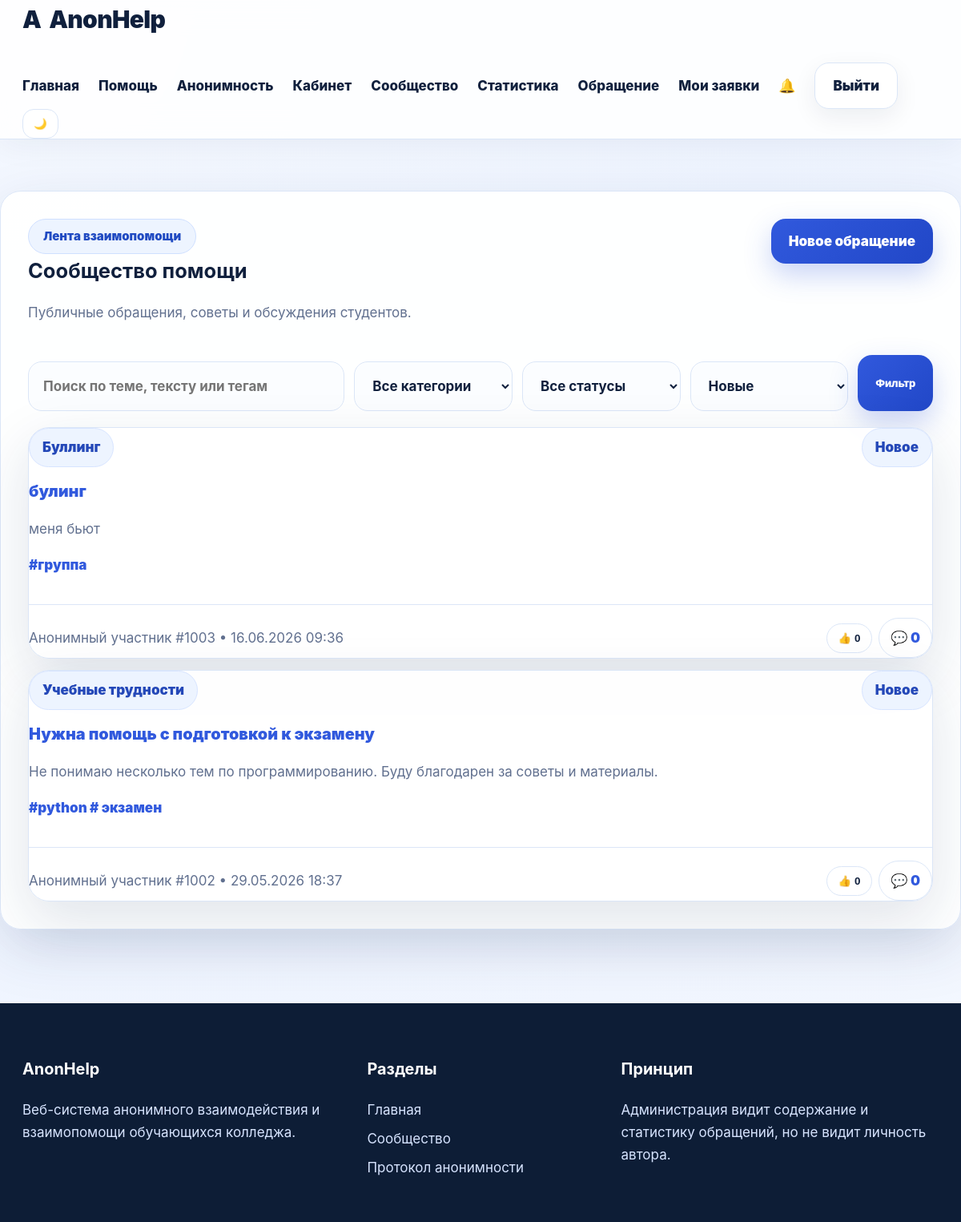
Page /feed (signed in) on the committed database.
### app.py (models this page shows)
class Appeal(db.Model):
    id = db.Column(db.Integer, primary_key=True)
    title = db.Column(db.String(180), nullable=False)
    category = db.Column(db.String(80), nullable=False)
    message = db.Column(db.Text, nullable=False)
    tags = db.Column(db.String(180), nullable=True)
    is_anonymous = db.Column(db.Boolean, default=True)
    is_public = db.Column(db.Boolean, default=True)
    status = db.Column(db.String(30), default='Новое')
    priority = db.Column(db.String(30), default='Обычная')
    admin_comment = db.Column(db.Text, nullable=True)
    support_count = db.Column(db.Integer, default=0)
    reports_count = db.Column(db.Integer, default=0)
    created_at = db.Column(db.DateTime, default=datetime.utcnow)
    updated_at = db.Column(db.DateTime, default=datetime.utcnow, onupdate=datetime.utcnow)
    user_id = db.Column(db.Integer, db.ForeignKey('user.id'), nullable=True)
    comments = db.relationship('Comment', backref='appeal', lazy=True, cascade='all, delete-orphan')

### app.py (the view)
@app.route('/feed')
@login_required
def feed():
    category=request.args.get('category',''); status=request.args.get('status',''); q=request.args.get('q','').strip(); sort=request.args.get('sort','new')
    query=Appeal.query.filter_by(is_public=True)
    if category: query=query.filter_by(category=category)
    if status: query=query.filter_by(status=status)
    if q: query=query.filter((Appeal.title.contains(q)) | (Appeal.message.contains(q)) | (Appeal.tags.contains(q)))
    if sort == 'popular': query=query.order_by(Appeal.support_count.desc(), Appeal.created_at.desc())
    elif sort == 'urgent': query=query.order_by(Appeal.priority.desc(), Appeal.created_at.desc())
    else: query=query.order_by(Appeal.created_at.desc())
    return render_template('feed.html', appeals=query.all(), selected_category=category, selected_status=status, q=q, sort=sort)

### app.py (called while the page is built)
def anonymous_label(user_id=None, role='student'):
    if role == 'admin':
        return 'Модератор AnonHelp'
    if not user_id:
        return 'Анонимный студент'
    return f'Анонимный участник #{1000 + int(user_id)}'

def current_user():
    uid = session.get('user_id')
    return User.query.get(uid) if uid else None

@app.context_processor
def inject_globals():
    user = current_user()
    unread = Notification.query.filter_by(user_id=user.id, is_read=False).count() if user else 0
    return {'current_user': user, 'categories': CATEGORIES, 'statuses': STATUSES, 'priorities': PRIORITIES, 'unread_count': unread, 'anonymous_label': anonymous_label}

def login_required(fn):
    @wraps(fn)
    def wrapper(*args, **kwargs):
        if 'user_id' not in session:
            flash('Сначала войдите в систему.', 'error')
            return redirect(url_for('login'))
        return fn(*args, **kwargs)
    return wrapper

### templates/feed.html
{% extends 'base.html' %}{% block title %}Сообщество — AnonHelp{% endblock %}{% block content %}<section class="table-card reveal"><div class="section-head"><div><span class="badge">Лента взаимопомощи</span><h1>Сообщество помощи</h1><p class="muted">Публичные обращения, советы и обсуждения студентов.</p></div><a class="btn btn-primary" href="{{ url_for('new_appeal') }}">Новое обращение</a></div><form class="filters" method="get"><input name="q" value="{{ q }}" placeholder="Поиск по теме, тексту или тегам"><select name="category"><option value="">Все категории</option>{% for c in categories %}<option value="{{ c }}" {% if selected_category==c %}selected{% endif %}>{{ c }}</option>{% endfor %}</select><select name="status"><option value="">Все статусы</option>{% for s in statuses %}<option value="{{ s }}" {% if selected_status==s %}selected{% endif %}>{{ s }}</option>{% endfor %}</select><select name="sort"><option value="new" {% if sort=='new' %}selected{% endif %}>Новые</option><option value="popular" {% if sort=='popular' %}selected{% endif %}>Популярные</option><option value="urgent" {% if sort=='urgent' %}selected{% endif %}>Срочные</option></select><button class="btn btn-primary">Фильтр</button></form><div class="appeal-grid">{% for a in appeals %}<article class="appeal-card"><div class="section-head compact"><div><span class="status-chip">{{ a.category }}</span><h3><a href="{{ url_for('appeal_detail', appeal_id=a.id) }}">{{ a.title }}</a></h3><p>{{ a.message[:220] }}{% if a.message|length>220 %}...{% endif %}</p>{% if a.tags %}<p class="tags">#{{ a.tags.replace(',', ' #') }}</p>{% endif %}</div><span class="status-chip">{{ a.status }}</span></div><div class="card-footer"><span>{{ anonymous_label(a.user_id) }} • {{ a.created_at.strftime('%d.%m.%Y %H:%M') }}</span><div class="inline-actions"><form method="post" action="{{ url_for('support_appeal', appeal_id=a.id) }}"><button class="mini-btn">👍 {{ a.support_count }}</button></form><a class="mini-btn" href="{{ url_for('appeal_detail', appeal_id=a.id) }}">💬 {{ a.comments|length }}</a></div></div></article>{% else %}<div class="empty-state">По выбранным фильтрам обращений нет.</div>{% endfor %}</div></section>{% endblock %}

### static/css/style.css (style rules this page uses)
:root { --bg: #f4f8ff; --card: #fff; --text: #10203d; --muted: #61708f; --primary: #3159dd; --primary2: #6f8dff; --line: #dbe6f7; --dark: #0d1d36; --success: #18a66a; --danger: #dc4141; --shadow: 0 24px 70px rgba(24, 50, 93, .13); --radius: 26px }
* { box-sizing: border-box }
html { scroll-behavior: smooth }
body { margin: 0; font-family: Inter, Segoe UI, Arial, sans-serif; background: radial-gradient(circle at top left, var(--bg), #eef4ff 50%, var(--bg)); color: var(--text); font-size: 17px; line-height: 1.65 }
a { text-decoration: none; color: inherit }
.nav-btn, .btn { border: 0; border-radius: 18px; padding: 14px 22px; font-weight: 950; display: inline-flex; align-items: center; justify-content: center; cursor: pointer; gap: 8px }
.nav-btn, .btn-primary { background: linear-gradient(135deg, var(--primary), #2147c7); color: #fff !important; box-shadow: 0 14px 34px rgba(49, 89, 221, .26) }
.badge { display: inline-flex; background: #edf4ff; color: #214bc2; border: 1px solid #cfe0ff; border-radius: 999px; padding: 9px 18px; font-weight: 950; font-size: 15px }
.hero-panel, .stat-card, .info-card, .table-card, .welcome-card, .auth-card, .form-card, .side-help, .detail-card, .appeal-card, .admin-card { background: rgba(255, 255, 255, .93); border: 1px solid var(--line); border-radius: var(--radius); box-shadow: var(--shadow) }
.info-card, .table-card, .welcome-card, .auth-card, .form-card, .detail-card, .admin-card, .side-help { padding: 34px }
.muted, .info-card p { color: var(--muted) }
.section-head { display: flex; align-items: flex-start; justify-content: space-between; gap: 20px; margin-bottom: 22px }
.section-head h1, .section-head h2, .section-head h3 { margin: 0 }
.compact { margin-bottom: 12px }
.simple-list, .appeal-grid, .comment-list { display: grid; gap: 14px }
.status-chip { display: inline-flex; white-space: nowrap; border-radius: 999px; padding: 9px 16px; background: #edf4ff; border: 1px solid #d7e4ff; color: #2448b8; font-weight: 900 }
input, select, textarea { width: 100%; border: 1px solid var(--line); border-radius: 17px; background: rgba(251, 253, 255, .84); padding: 16px 18px; font: inherit; font-weight: 750; color: var(--text); outline: none; margin-top: 8px }
.small-note a, .section-head a, .card-footer a { color: var(--primary); font-weight: 900 }
.appeal-card h3 { margin: 14px 0 8px }
.appeal-card p { color: var(--muted) }
.card-footer { display: flex; align-items: center; justify-content: space-between; gap: 14px; flex-wrap: wrap; margin-top: 18px; border-top: 1px solid var(--line); padding-top: 16px; color: var(--muted) }
.inline-actions { display: flex; gap: 8px; align-items: center; flex-wrap: wrap }
.inline-actions form { margin: 0 }
.mini-btn { border: 1px solid var(--line); background: var(--card); color: var(--text); border-radius: 999px; padding: 10px 14px; font-weight: 900; cursor: pointer; display: inline-flex }
.filters { display: grid; grid-template-columns: 2fr 1fr 1fr 1fr auto; gap: 12px; margin: 20px 0 }
.tags { color: var(--primary) !important; font-weight: 900 }
.reveal { animation: rise .55s ease both }
select { appearance: auto }
.btn, .nav-btn, .mini-btn { transition: .22s }

### rows in the picture
Appeal: category "Буллинг", title "булинг", message "меня бьют", tags.replace "группа", status "Новое", user "Анонимный участник #1003", created_at "16.06.2026 09:36", support_count "0", comments|length "0"
Appeal: category "Учебные трудности", title "Нужна помощь с подготовкой к экзамену", message "Не понимаю несколько тем по программированию. Буду благодарен за советы и материалы.", tags.replace "python # экзамен", status "Новое", user "Анонимный участник #1002", created_at "29.05.2026 18:37", support_count "0", comments|length "0"
